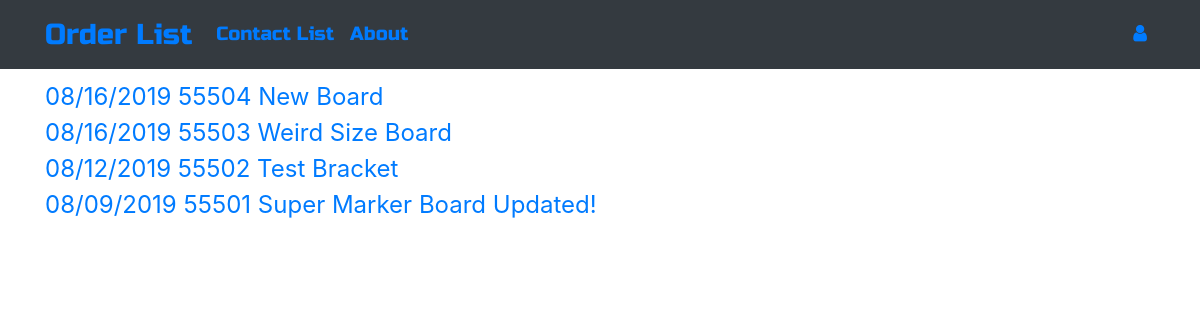
The app's page /, older data.
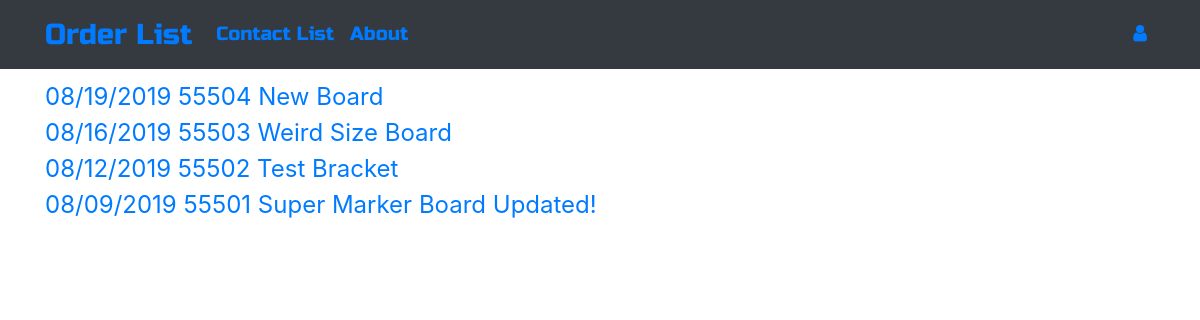
The same page, newer data.
### ordermanager/models.py (models this page shows, shortened)
class Order(models.Model):
    CUSTOMERS = (
        ("American Woodmark Corporation", "American Woodmark Corporation"),
        ("ACP", "ACP"),
        ("Jim Bishop", "Jim Bishop"),
        ("Fabritec", "Fabritec"),
        ("Hanssem", "Hanssem"),
        ("KabinArt", "KabinArt"),
        ("Legacy", "Legacy"),
        ("MasterBrand Cabinets, Inc", "MasterBrand Cabinets, Inc"),
        ("Unicor", "Unicor"),
    )
    CARRIER = (
        ("UPEXP", "UPEXP"),
        ("UPSAR", "UPSAR"),
        ("UPSBL", "UPSBL"),
        ("UPSCN", "UPSCN"),
        ("UPSGR", "UPSGR"),
        ("UPSRD", "UPSRD"),
        ("UPSRS", "UPSRS"),
        ("UPSSV", "UPSSV"),
        ("UPSWX", "UPSWX"),
        ("UPS2A", "UPS2A"),
        ("UPS3D", "UPS3D"),
        ("FX2DY", "FX2DY"),
        ("FXSTD", "FXSTD"),
        ("FXPAM", "FXPAM"),
        ("FXGRN", "FXGRN"),
        ("FXFNL", "FXFNL"),
        ("Customer Pickup", "Customer Pickup"),
    )
    REASON = (
        ("New Product", "New Product"),
        ("Not Applicable", "Not Applicable"),
        ("Unusual Size", "Unusual Size"),
        ("Unusual Profile", "Unusual Profile"),
        ("Unusual Material", "Unusual Material"),
        ("Obsolete Product", "Obsolete Product"),
        ("Non-Existing Material Specification", "Non-Existing Material Specification"),  # Order 26
        ("Customer Sample", "Customer Sample"),  # Order 26
        ("Special Assembly", "Special Assembly"),  # Order 26
        ("Special Inspection", "Special Inspection"),
        ("Special Packaging", "Special Packaging"),  # Order 26
        ("Profile Testing", "Profile Testing"),  # Order 26
        ("Process Testing", "Process Testing"),  # Order 26
    )
    TOOLING = (
        ("On Floor", "On Floor"),
        ("In Grinding Room", "In Grinding Room"),
        ("Other - See Notes", "Other - See Notes"),
    )
    author = models.ForeignKey('auth.User', on_delete=models.CASCADE)
    order_number = models.CharField(max_length=255)
    order_reason = models.CharField(max_length=50, choices=REASON)
    customer = models.CharField(max_length=50, choices=CUSTOMERS)
    product_name = models.CharField(max_length=255)
    title = models.CharField(max_length=255)
    design_code = models.CharField(max_length=255)
    carrier = models.CharField(max_length=20, choices=CARRIER)
    ship_date = models.DateField()
    process_date = models.DateField()
    sequence_numbers = models.CharField(max_length=255)
    tooling_status = models.CharField(max_length=20, choices=TOOLING)
    programming_status = models.BooleanField(default=False)
    engineering_framing_setup = models.BooleanField(default=False)
    engineering_panel_setup = models.BooleanField(default=False)
    engineering_lipping_setup = models.BooleanField(default=False)
    engineering_assembly = models.BooleanField(default=False)
    engineering_options = models.BooleanField(default=False)
    engineering_other = models.BooleanField(default=False)
    order_notes = models.TextField(blank=True, null=True)
    feedback = models.TextField(blank=True, null=True)
    date = models.DateTimeField(auto_now=True)
    def __str__(self):
        return f"{self.date.strftime('%m/%d/%Y')}  {self.order_number}  {self.product_name}"

### ordermanager/views.py (the view)
# urls.py: path('', views.OrderListView.as_view(), name='order_list'),
class OrderListView(ListView):
    model = Order
    def get_queryset(self):
        return Order.objects.filter().order_by('-date')

### ordermanager/templates/ordermanager/order_list.html
{% extends "ordermanager/base.html" %}
{% block content %}
<div class="centerstage">
    {% for order in order_list %}
        <div class="order">
            <a href="{% url 'order_detail' pk=order.pk %}">{{ order }}</a>
        </div>
    {% endfor %}
</div>
{% endblock %}

Row changes from the older to the newer data that the page shows:
changed Order: date+order_number+product_name "08/16/2019 55504 New Board" → "08/19/2019 55504 New Board"
